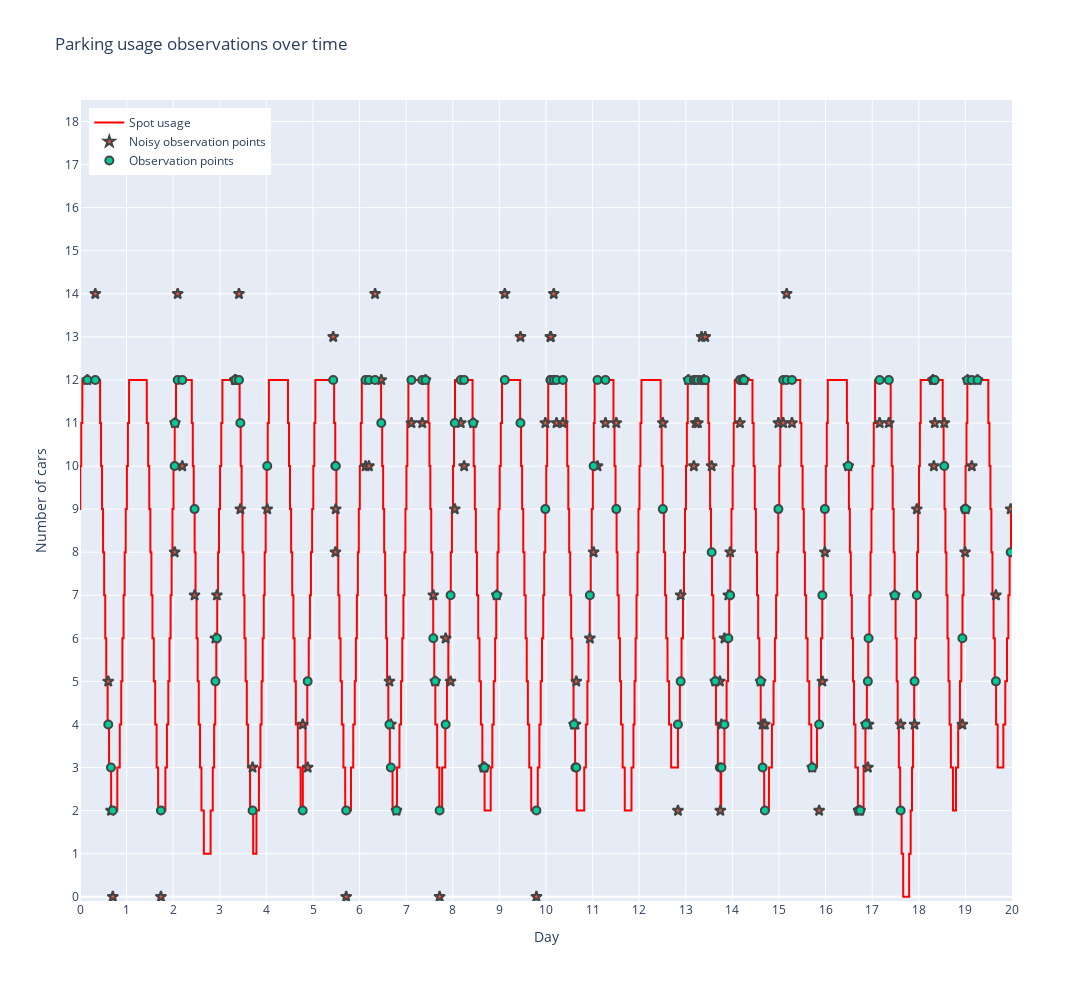

The cell this chart's notebook holds for it:
### Code cell
# Scatter plot of sample observations

usage_scatter = go.Scatter(
    x=day, y=parking_used, line_width=2, line_color="Red", name="Spot usage"
)

obs_scatter = go.Scatter(
    x=sample_day,
    y=sample_parking_used,
    mode="markers",
    marker_symbol="star",
    marker_line_width=2,
    marker_size=8,
    name="Noisy observation points",
)

# Scatter plot of optimal sample observations
optimal_obs_scatter = go.Scatter(
    x=sample_day,
    y=optimal_sample_used,
    mode="markers",
    marker_line_width=2,
    marker_size=8,
    name="Observation points",
)

# Set up drawing
layout = go.Layout(
    title="parking",
    width=1800,
    height=1000,
    yaxis_title="Number of cars",
    margin=dict(l=80, r=80, t=100, b=99),
    xaxis_title="Day",
    xaxis_dtick=1,
    yaxis_dtick=1,
    xaxis_range=[0, days],
    yaxis_range=[-0.1, 18.5],
    showlegend=True,
)
layout.update(legend=dict(yanchor="top", y=0.99, xanchor="left", x=0.01))

# Scatter plot of sample observations
layout.title.text = "Parking usage observations over time"
fig_obs = go.Figure(
    data=[usage_scatter, obs_scatter, optimal_obs_scatter], layout=layout
)
fig_obs.show()

### Figure 1 — Plotly figure (JSON) as saved in the notebook; plotly's stock layout.template omitted (floating-point values rounded to 4 significant figures; data arrays with more than 128 entries replaced by an {"elided": "..."} marker saying what was removed)
{"data": [{"line": {"color": "Red", "width": 2}, "name": "Spot usage", "type": "scatter", "x": {"elided": "40961 float values"}, "y": {"elided": "40961 int values"}}, {"marker": {"line": {"width": 2}, "size": 8, "symbol": "star"}, "mode": "markers", "name": "Noisy observation points", "type": "scatter", "x": [0.1582, 0.3281, 0.6064, 0.6641, 0.7036, 1.737, 2.031, 2.038, 2.096, 2.195, 2.458, 2.906, 2.938, 3.325, 3.342, 3.412, 3.441, 3.703, 4.018, 4.779, 4.886, 5.434, 5.481, 5.488, 5.712, 6.127, 6.2, 6.332, 6.465, 6.64, 6.671, 6.792, 7.112, 7.345, 7.414, 7.582, 7.623, 7.717, 7.847, 7.953, 8.043, 8.171, 8.243, 8.438, 8.662, 8.679, 8.942, 9.115, 9.452, 9.794, 9.985, 10.09, 10.1, 10.17, 10.23, 10.36, 10.6, 10.63, 10.65, 10.94, 11.02, 11.11, 11.28, 11.51, 12.51, 12.83, 12.89, 13.05, 13.17, 13.21, 13.26, 13.34, 13.39, 13.42, 13.55, 13.63, 13.73, 13.74, 13.77, 13.83, 13.91, 13.95, 14.16, 14.21, 14.25, 14.61, 14.65, 14.7, 14.99, 15.09, 15.16, 15.28, 15.71, 15.86, 15.93, 15.98, 16.49, 16.71, 16.74, 16.86, 16.91, 16.92, 17.16, 17.36, 17.49, 17.61, 17.91, 17.96, 18.31, 18.32, 18.34, 18.55, 18.94, 18.99, 19.0, 19.05, 19.14, 19.26, 19.66, 19.97], "y": [12, 14, 5, 2, 0, 0, 8, 11, 14, 10, 7, 6, 7, 12, 12, 14, 9, 3, 9, 4, 3, 13, 8, 9, 0, 10, 10, 14, 12, 5, 4, 2, 11, 11, 12, 7, 5, 0, 6, 5, 9, 11, 10, 11, 3, 3, 7, 14, 13, 0, 11, 13, 13, 14, 11, 11, 4, 4, 5, 6, 8, 10, 11, 11, 11, 2, 7, 12, 10, 11, 11, 13, 12, 13, 10, 5, 5, 2, 4, 6, 7, 8, 11, 12, 12, 5, 4, 4, 11, 11, 14, 11, 3, 2, 5, 8, 10, 2, 2, 4, 3, 4, 11, 11, 7, 4, 4, 9, 12, 10, 11, 11, 4, 8, 9, 12, 10, 12, 7, 9]}, {"marker": {"line": {"width": 2}, "size": 8}, "mode": "markers", "name": "Observation points", "type": "scatter", "x": [0.1582, 0.3281, 0.6064, 0.6641, 0.7036, 1.737, 2.031, 2.038, 2.096, 2.195, 2.458, 2.906, 2.938, 3.325, 3.342, 3.412, 3.441, 3.703, 4.018, 4.779, 4.886, 5.434, 5.481, 5.488, 5.712, 6.127, 6.2, 6.332, 6.465, 6.64, 6.671, 6.792, 7.112, 7.345, 7.414, 7.582, 7.623, 7.717, 7.847, 7.953, 8.043, 8.171, 8.243, 8.438, 8.662, 8.679, 8.942, 9.115, 9.452, 9.794, 9.985, 10.09, 10.1, 10.17, 10.23, 10.36, 10.6, 10.63, 10.65, 10.94, 11.02, 11.11, 11.28, 11.51, 12.51, 12.83, 12.89, 13.05, 13.17, 13.21, 13.26, 13.34, 13.39, 13.42, 13.55, 13.63, 13.73, 13.74, 13.77, 13.83, 13.91, 13.95, 14.16, 14.21, 14.25, 14.61, 14.65, 14.7, 14.99, 15.09, 15.16, 15.28, 15.71, 15.86, 15.93, 15.98, 16.49, 16.71, 16.74, 16.86, 16.91, 16.92, 17.16, 17.36, 17.49, 17.61, 17.91, 17.96, 18.31, 18.32, 18.34, 18.55, 18.94, 18.99, 19.0, 19.05, 19.14, 19.26, 19.66, 19.97], "y": [12, 12, 4, 3, 2, 2, 10, 11, 12, 12, 9, 5, 6, 12, 12, 12, 11, 2, 10, 2, 5, 12, 10, 10, 2, 12, 12, 12, 11, 4, 3, 2, 12, 12, 12, 6, 5, 2, 4, 7, 11, 12, 12, 11, 3, 3, 7, 12, 11, 2, 9, 12, 12, 12, 12, 12, 4, 3, 3, 7, 10, 12, 12, 9, 9, 4, 5, 12, 12, 12, 12, 12, 12, 12, 8, 5, 3, 3, 3, 4, 6, 7, 12, 12, 12, 5, 3, 2, 9, 12, 12, 12, 3, 4, 7, 9, 10, 2, 2, 4, 5, 6, 12, 12, 7, 2, 5, 7, 12, 12, 12, 10, 6, 9, 9, 12, 12, 12, 5, 8]}], "layout": {"height": 1000, "legend": {"x": 0.01, "xanchor": "left", "y": 0.99, "yanchor": "top"}, "margin": {"b": 99, "l": 80, "r": 80, "t": 100}, "showlegend": true, "title": {"text": "Parking usage observations over time"}, "width": 1800, "xaxis": {"dtick": 1, "range": [0, 20], "title": {"text": "Day"}}, "yaxis": {"dtick": 1, "range": [-0.1, 18.5], "title": {"text": "Number of cars"}}}}
